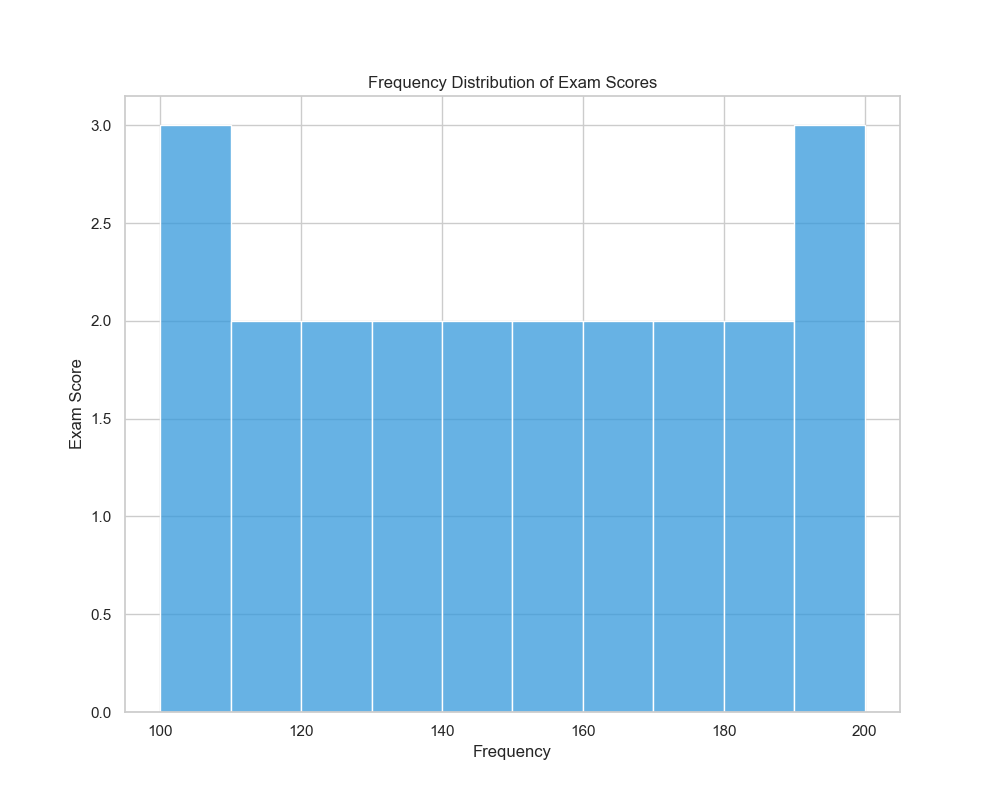

This figure's Python source:

import seaborn as sns
import matplotlib.pyplot as plt
import pandas as pd

# Data points
data_points = {
    'value': [102, 150, 130, 115, 190, 105, 170, 125, 110, 195, 180, 
              135, 160, 100, 165, 155, 185, 120, 140, 175, 200, 145]
}

# Convert to DataFrame
df = pd.DataFrame(data_points)

# Set the style
sns.set(style="whitegrid")

# Size of the figure
plt.figure(figsize=(10, 8))

# Create the histogram
sns.histplot(data=df, x="value", color="#3498db", binwidth=10, orientation="horizontal")

# Set the title and labels
plt.title('Frequency Distribution of Exam Scores')
plt.xlabel('Frequency')
plt.ylabel('Exam Score')

# Show the plot
plt.show()
